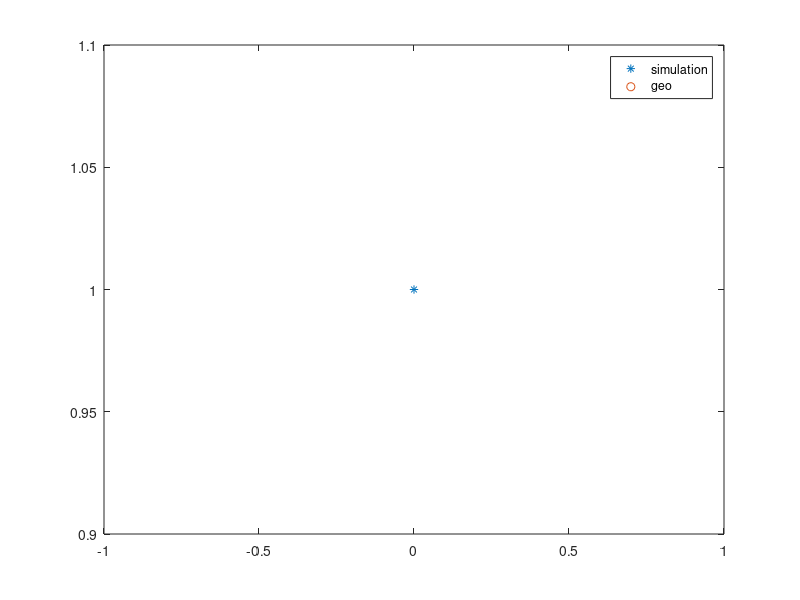

Reproduce this figure in MATLAB.
clear
p = input('give the probability ');
N = input('give the nb of sim ');
for i=1:N
	X(i) = 0;
	while rand >= p
		X(i) = X(i)+1;
    end
end

U_X = unique(X);
k=0:max(U_X);
n_X = hist(X,length(U_X));
rel_freq = n_X / N;
plot(U_X,rel_freq,'*',k,geopdf(k,p),'o')
legend('simulation','geo')
